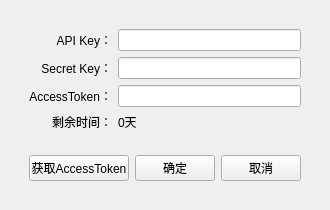
<?xml version="1.0" encoding="UTF-8"?>
<ui version="4.0">
 <class>BaiduOCR</class>
 <widget class="QWidget" name="BaiduOCR">
  <property name="geometry">
   <rect>
    <x>0</x>
    <y>0</y>
    <width>326</width>
    <height>205</height>
   </rect>
  </property>
  <property name="windowTitle">
   <string>Form</string>
  </property>
  <layout class="QGridLayout" name="gridLayout_2">
   <item row="0" column="0">
    <widget class="QWidget" name="widget" native="true">
     <layout class="QVBoxLayout" name="verticalLayout">
      <item>
       <widget class="QWidget" name="EidtWidget" native="true">
        <layout class="QGridLayout" name="gridLayout">
         <item row="0" column="0">
          <widget class="QLabel" name="API_Key">
           <property name="text">
            <string>API Key：</string>
           </property>
           <property name="alignment">
            <set>Qt::AlignRight|Qt::AlignTrailing|Qt::AlignVCenter</set>
           </property>
          </widget>
         </item>
         <item row="1" column="1">
          <widget class="QLineEdit" name="SecretKeyLine"/>
         </item>
         <item row="2" column="0">
          <widget class="QLabel" name="token">
           <property name="text">
            <string>AccessToken：</string>
           </property>
           <property name="alignment">
            <set>Qt::AlignRight|Qt::AlignTrailing|Qt::AlignVCenter</set>
           </property>
          </widget>
         </item>
         <item row="0" column="1">
          <widget class="QLineEdit" name="apiKeyLine"/>
         </item>
         <item row="2" column="1">
          <widget class="QLineEdit" name="TokenLine"/>
         </item>
         <item row="1" column="0">
          <widget class="QLabel" name="SecretKey">
           <property name="text">
            <string>Secret Key：</string>
           </property>
           <property name="alignment">
            <set>Qt::AlignRight|Qt::AlignTrailing|Qt::AlignVCenter</set>
           </property>
          </widget>
         </item>
         <item row="3" column="0">
          <widget class="QLabel" name="LastDay">
           <property name="text">
            <string>剩余时间：</string>
           </property>
           <property name="alignment">
            <set>Qt::AlignRight|Qt::AlignTrailing|Qt::AlignVCenter</set>
           </property>
          </widget>
         </item>
         <item row="3" column="1">
          <widget class="QLabel" name="label">
           <property name="text">
            <string>0天</string>
           </property>
          </widget>
         </item>
        </layout>
       </widget>
      </item>
      <item>
       <widget class="QWidget" name="SetWidget" native="true">
        <layout class="QHBoxLayout" name="horizontalLayout">
         <item>
          <widget class="QPushButton" name="GetBtn">
           <property name="minimumSize">
            <size>
             <width>100</width>
             <height>0</height>
            </size>
           </property>
           <property name="text">
            <string>获取AccessToken</string>
           </property>
           <property name="iconSize">
            <size>
             <width>16</width>
             <height>16</height>
            </size>
           </property>
          </widget>
         </item>
         <item>
          <widget class="QPushButton" name="SetBtn">
           <property name="text">
            <string>确定</string>
           </property>
          </widget>
         </item>
         <item>
          <widget class="QPushButton" name="CancelBtn">
           <property name="text">
            <string>取消</string>
           </property>
          </widget>
         </item>
        </layout>
       </widget>
      </item>
     </layout>
    </widget>
   </item>
  </layout>
 </widget>
 <resources/>
 <connections/>
</ui>
